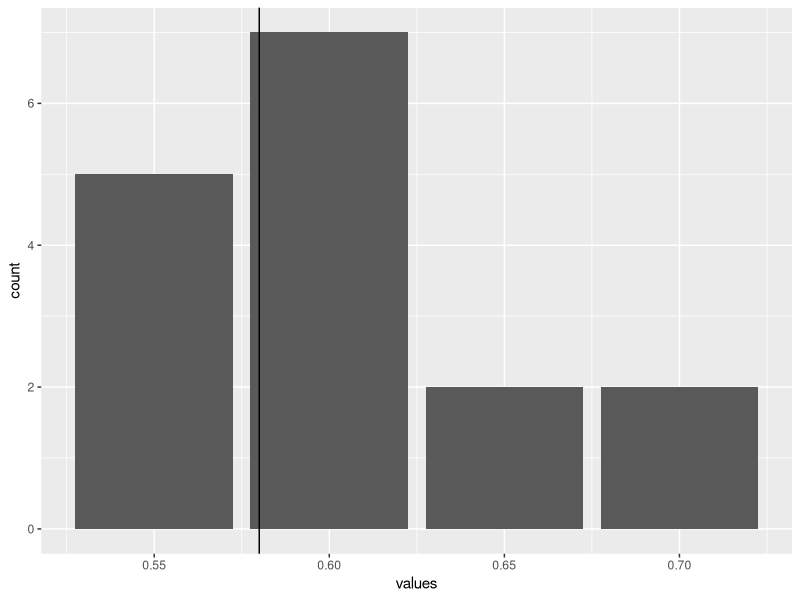

Write the R code that produced this figure.
## ---- chunk 1
library(tidyverse)
## ---- chunk 2
sample_proportions <- data.frame(
  values = c(0.55, 0.55, 0.6, 0.55, 0.6, 0.55, 0.6, 0.6, 0.6, 0.6, 0.65, 0.7, 0.6, 0.65, 0.55, 0.7)
)

sample_proportions
## ---- chunk 3
ggplot(sample_proportions, aes(x = values)) +
  geom_bar() +
  geom_vline(xintercept = .58)
